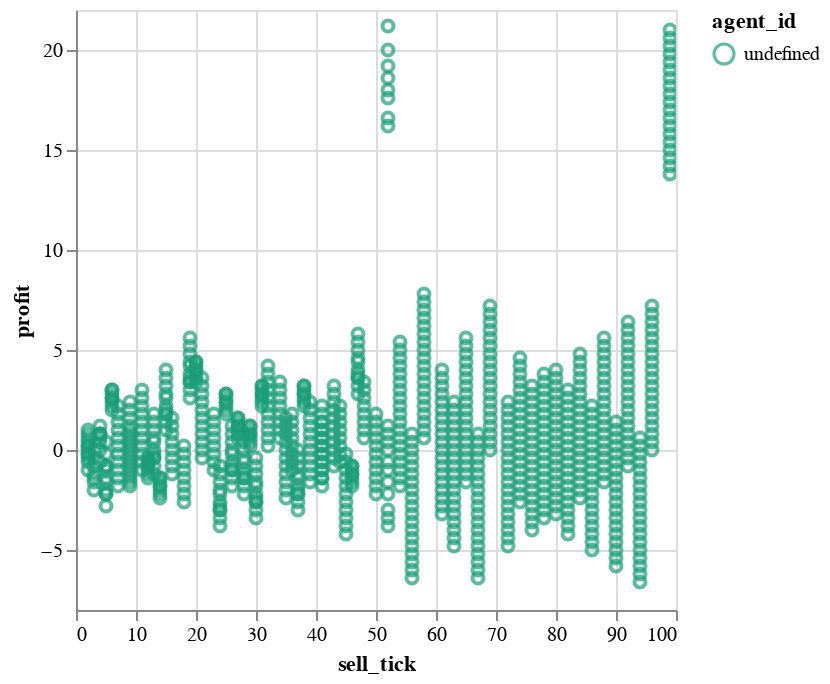

Notebook code cell kept with this figure:
### Code cell
def plot_trades(trades: pl.DataFrame):
    base = alt.Chart(trades).encode(
        x='sell_tick:Q',
        y='profit:Q',
        color=alt.Color('agent_id:N').scale(scheme='dark2'),
    )
    return base.mark_point().interactive()
plot_trades(routes)

### Figure 1 — Vega-Lite specification as saved in the notebook (floating-point values rounded to 4 significant figures; data arrays with more than 128 entries replaced by an {"elided": "..."} marker saying what was removed)
{"config": {"view": {"continuousWidth": 300, "continuousHeight": 300}}, "data": {"name": "data-def3f3fb7a18eeee3c659c76bc70bd0e"}, "mark": {"type": "point"}, "encoding": {"color": {"field": "agent_id", "scale": {"scheme": "dark2"}, "type": "nominal"}, "x": {"field": "sell_tick", "type": "quantitative"}, "y": {"field": "profit", "type": "quantitative"}}, "params": [{"name": "param_4", "select": {"type": "interval", "encodings": ["x", "y"]}, "bind": "scales"}], "$schema": "https://vega.github.io/schema/vega-lite/v5.8.0.json", "datasets": {"data-def3f3fb7a18eeee3c659c76bc70bd0e": {"elided": "847 records"}}}
